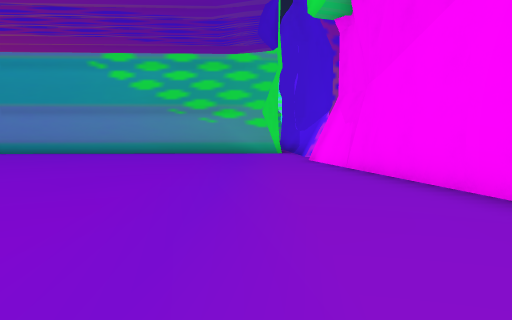
view 1 (above)

23 first-person views from a walk through a scene from a Unity 3-D project. The camera is 1.4 m above the floor, tilts 4° down and sees 75° across. The floor is counted in squares, 2 m on a side. Each view is taken from the middle of a square. On the plan, view 1 faces up. The plan holds only what a view shows up to about 10 squares ahead; the rest is blank. The place goes on beyond the plan.

view 2
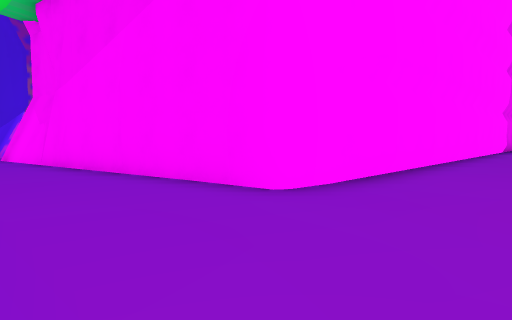

view 3
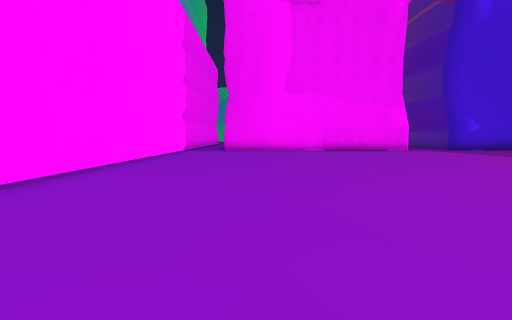

view 4
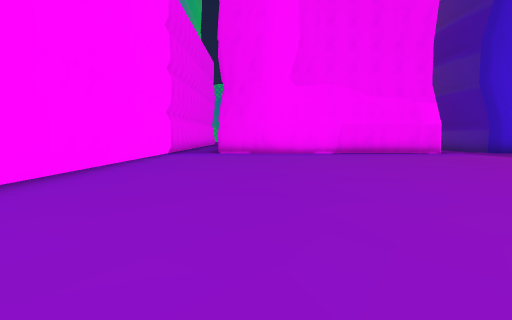

view 5
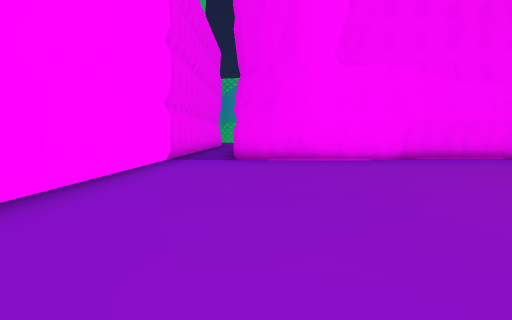

view 6
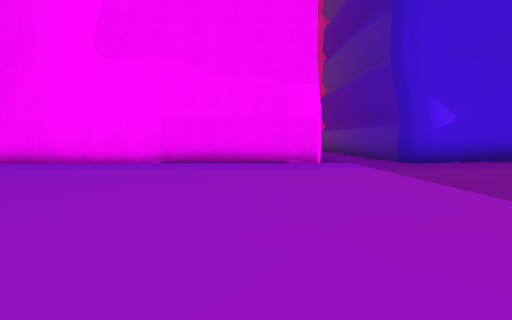

view 7
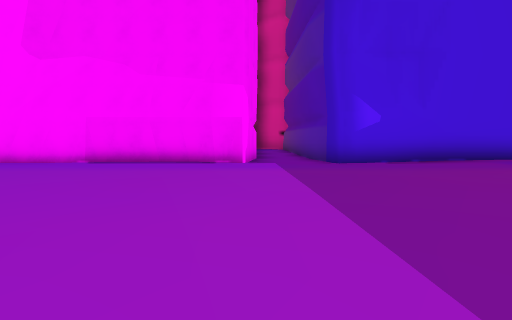

view 8
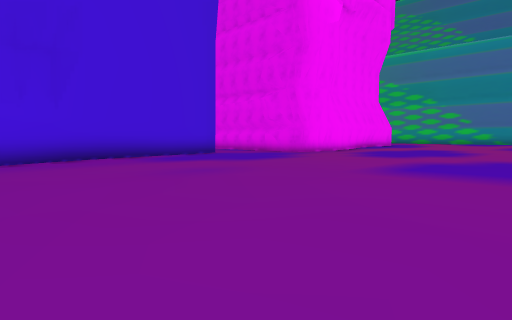

view 9
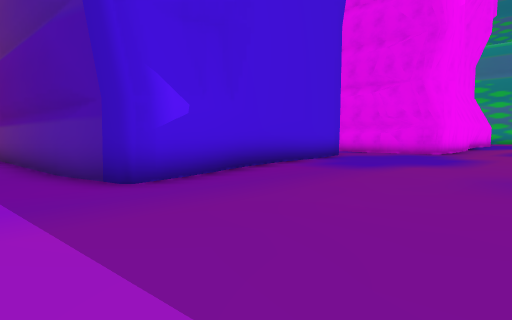

view 10
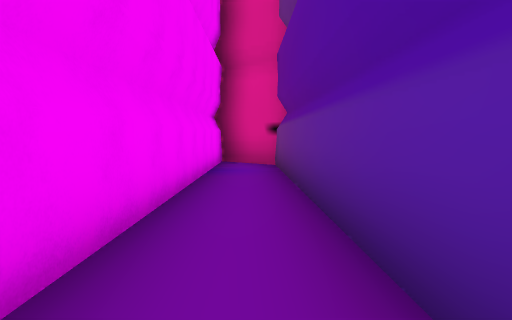

view 11
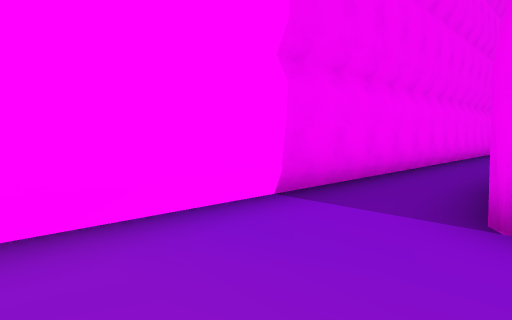

view 12
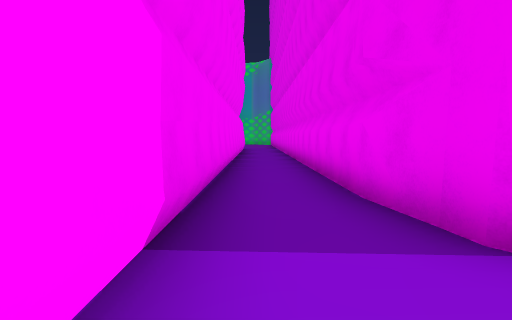

view 13
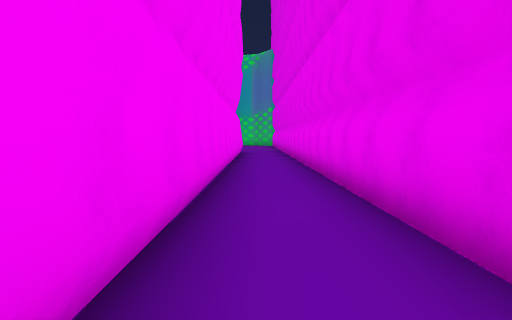

view 14
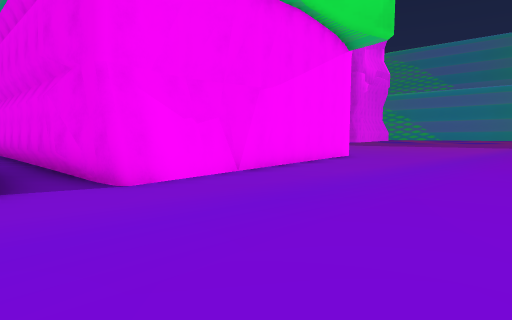

view 15
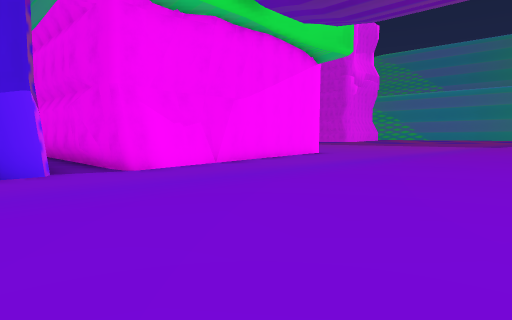

view 16
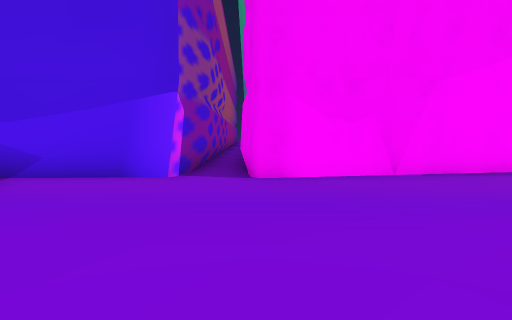

view 17
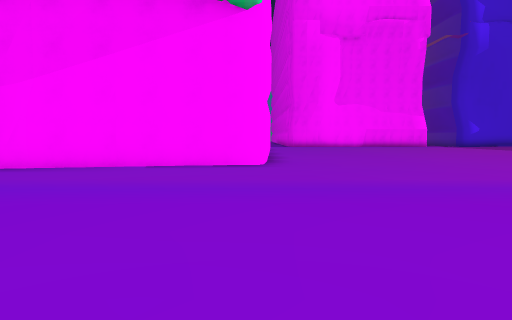

view 18
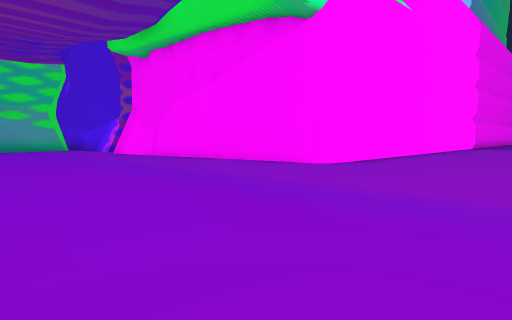

view 19
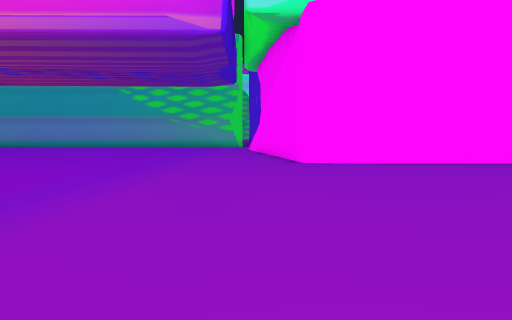

view 20
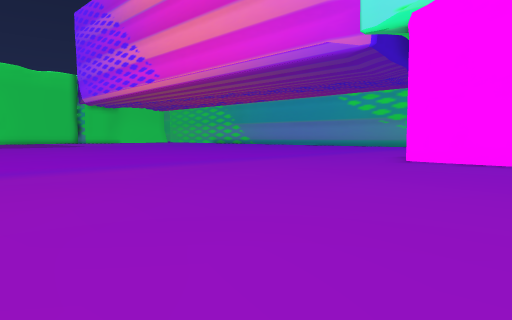

view 21
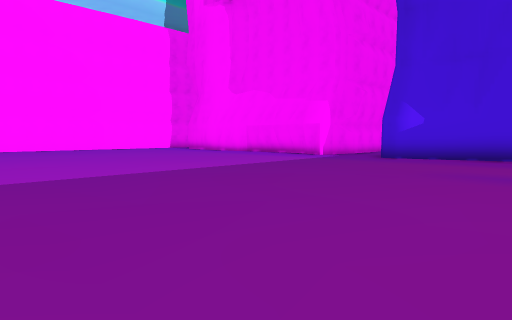

view 22
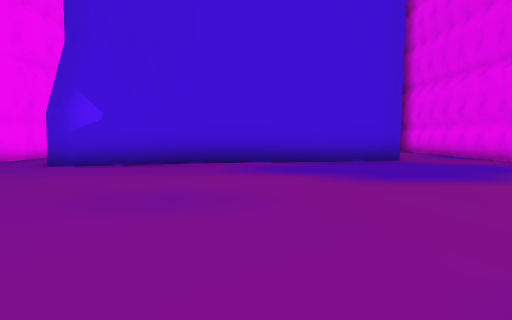

view 23
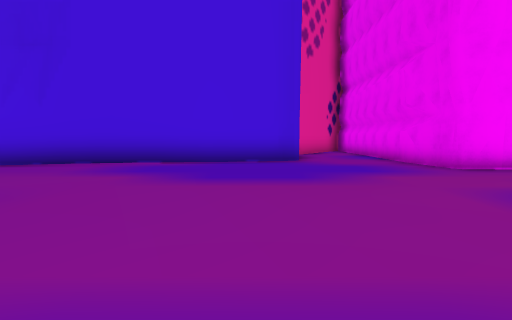

### Floor plan
Points are (right, up) in squares from view 1. A wall is a line through its corners. A room is listed if a view was taken in it or the views show most of it. See-through windows are left out.
Room 1 (views 1, 2, 3, 4, 5, 6, 7, 8, 9, 10, 11, 12, 13, 14, 15, 16, 17, 18, 19, 20, 21, 22, 23)
walls: (5.3, 0.5) (3.3, 0.8) (1.6, 9.8) (2, 10.2); (17.8, -10.5) (17.8, -9.8); (17.8, -10.7) (18, -10.3) (18, -6.5); (17.8, -9.1) (17.8, -7.4); (18, -9.9) (18.2, -9.4); (17.8, -7.3) (17.8, -1.5) (19.9, -1.2); (18.2, -7.6) (18.1, -6.8) (17.9, -6.1); (17.9, -5.9) (17.8, -5.1); (19.8, -11) (18.1, -10.8); (19.6, -12.7) (27.1, -12.5) (28.3, -11) (19.7, -11); (18.7, -16.5) (17.9, -14.2); (19.7, -1.2) (28.5, -1.2); (19.2, -19.8) (19.2, -18.2); (2, 7) (2.3, 7.6) (2.2, 8); (2.1, 7.8) (2.2, 8.1) (1.8, 10) (3.8, 10.4); (19.7, -22.3) (17.7, -13.1) (19.7, -12.7); (17.9, -25.3) (19.2, -25); (19.1, -25.1) (20.1, -25.1); (2.5, 10.4) (3.9, 10.4); (4, 11.2) (2, 11.4); (2.3, 11.2) (2, 11.5) (1.9, 13.6); (28.5, 0.6) (4.5, 0.6)
low walls: (18.2, -9.4) (18.2, -7.7); (19.1, -18.4) (18.7, -16.3); (27.3, -12.6) (28.5, -11); (1.8, 11.6) (1.8, 13.6)
ways out: gap at (4, 11)

Positions as (right, up) in squares from view 1, and headings:
1: (0, 0), facing up
2: (0, -2), facing up-right
3: (1, -3), facing right
4: (4, -3), facing right
5: (8, -2), facing right
6: (9, -9), facing right
7: (9, -11), facing right
8: (8, -13), facing down-right
9: (13, -11), facing down-right
10: (19, -12), facing right
11: (15, -2), facing up-right
12: (16, 0), facing right
13: (19, 0), facing right
14: (-3, 12), facing down-right
15: (-5, 13), facing down-right
16: (-4, 10), facing right
17: (-5, 1), facing right
18: (-4, -4), facing up-right
19: (2, -8), facing up
20: (7, -9), facing up-left
21: (7, -18), facing up-right
22: (10, -18), facing right
23: (10, -21), facing right
